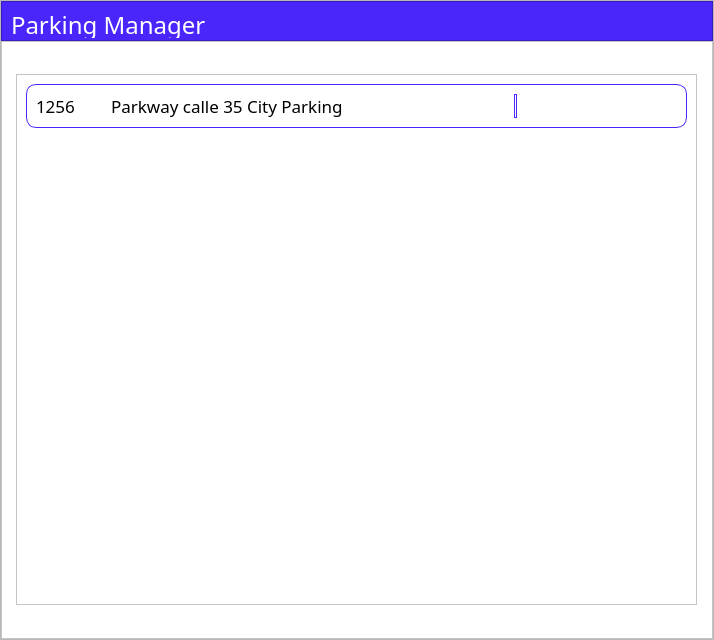
<?xml version="1.0" encoding="UTF-8"?>
<ui version="4.0">
 <class>Manager</class>
 <widget class="QMainWindow" name="Manager">
  <property name="windowModality">
   <enum>Qt::NonModal</enum>
  </property>
  <property name="geometry">
   <rect>
    <x>0</x>
    <y>0</y>
    <width>714</width>
    <height>640</height>
   </rect>
  </property>
  <property name="windowTitle">
   <string>MainWindow</string>
  </property>
  <property name="documentMode">
   <bool>false</bool>
  </property>
  <widget class="QWidget" name="central_frame">
   <layout class="QVBoxLayout" name="ly_central_frame">
    <property name="leftMargin">
     <number>0</number>
    </property>
    <property name="topMargin">
     <number>0</number>
    </property>
    <property name="rightMargin">
     <number>0</number>
    </property>
    <property name="bottomMargin">
     <number>0</number>
    </property>
    <item>
     <widget class="QFrame" name="base_frame">
      <property name="frameShape">
       <enum>QFrame::StyledPanel</enum>
      </property>
      <property name="frameShadow">
       <enum>QFrame::Raised</enum>
      </property>
      <layout class="QVBoxLayout" name="ly_base_frame" stretch="0,0">
       <property name="spacing">
        <number>0</number>
       </property>
       <property name="leftMargin">
        <number>0</number>
       </property>
       <property name="topMargin">
        <number>0</number>
       </property>
       <property name="rightMargin">
        <number>0</number>
       </property>
       <property name="bottomMargin">
        <number>0</number>
       </property>
       <item>
        <widget class="QFrame" name="top_frame">
         <property name="maximumSize">
          <size>
           <width>16777215</width>
           <height>40</height>
          </size>
         </property>
         <property name="styleSheet">
          <string notr="true">QFrame{
	background-color: rgb(74, 38, 253);
}

QPushButton{
	background-color: #4a26fd;
	border-radius:5px;
	border: 1px solid  #4a26fd

}

QPushButton:Hover{	
	background-color :#916eff
}</string>
         </property>
         <property name="frameShape">
          <enum>QFrame::StyledPanel</enum>
         </property>
         <property name="frameShadow">
          <enum>QFrame::Raised</enum>
         </property>
         <layout class="QHBoxLayout" name="ly_top_frame">
          <property name="spacing">
           <number>9</number>
          </property>
          <property name="bottomMargin">
           <number>2</number>
          </property>
          <item>
           <widget class="QLabel" name="lbl_title">
            <property name="font">
             <font>
              <family>FontAwesome</family>
              <pointsize>18</pointsize>
             </font>
            </property>
            <property name="styleSheet">
             <string notr="true">color: rgb(255, 255, 255);</string>
            </property>
            <property name="text">
             <string>Parking Manager</string>
            </property>
           </widget>
          </item>
          <item>
           <spacer name="spa_title">
            <property name="orientation">
             <enum>Qt::Horizontal</enum>
            </property>
            <property name="sizeHint" stdset="0">
             <size>
              <width>573</width>
              <height>17</height>
             </size>
            </property>
           </spacer>
          </item>
          <item>
           <widget class="QPushButton" name="btn_minimize">
            <property name="minimumSize">
             <size>
              <width>40</width>
              <height>0</height>
             </size>
            </property>
            <property name="text">
             <string/>
            </property>
            <property name="icon">
             <iconset>
              <normaloff>Icons/window-minimize-solid.svg</normaloff>Icons/window-minimize-solid.svg</iconset>
            </property>
            <property name="iconSize">
             <size>
              <width>20</width>
              <height>20</height>
             </size>
            </property>
           </widget>
          </item>
          <item>
           <widget class="QPushButton" name="btn_close">
            <property name="enabled">
             <bool>true</bool>
            </property>
            <property name="minimumSize">
             <size>
              <width>40</width>
              <height>0</height>
             </size>
            </property>
            <property name="text">
             <string/>
            </property>
            <property name="icon">
             <iconset>
              <normaloff>Icons/xmark-solid.svg</normaloff>Icons/xmark-solid.svg</iconset>
            </property>
            <property name="iconSize">
             <size>
              <width>20</width>
              <height>20</height>
             </size>
            </property>
           </widget>
          </item>
         </layout>
        </widget>
       </item>
       <item>
        <widget class="QFrame" name="main_frame">
         <property name="enabled">
          <bool>true</bool>
         </property>
         <property name="styleSheet">
          <string notr="true">background-color: rgb(255, 255, 255);</string>
         </property>
         <property name="frameShape">
          <enum>QFrame::StyledPanel</enum>
         </property>
         <property name="frameShadow">
          <enum>QFrame::Raised</enum>
         </property>
         <layout class="QGridLayout" name="ly_main_frame">
          <item row="0" column="0">
           <widget class="QScrollArea" name="scroll_area">
            <property name="minimumSize">
             <size>
              <width>681</width>
              <height>531</height>
             </size>
            </property>
            <property name="maximumSize">
             <size>
              <width>681</width>
              <height>531</height>
             </size>
            </property>
            <property name="styleSheet">
             <string notr="true"/>
            </property>
            <property name="widgetResizable">
             <bool>true</bool>
            </property>
            <widget class="QWidget" name="scroll_area_widget_contents">
             <property name="geometry">
              <rect>
               <x>0</x>
               <y>0</y>
               <width>679</width>
               <height>529</height>
              </rect>
             </property>
             <layout class="QFormLayout" name="ly_lots">
              <item row="0" column="0" colspan="2">
               <widget class="QFrame" name="lot_frame">
                <property name="minimumSize">
                 <size>
                  <width>100</width>
                  <height>40</height>
                 </size>
                </property>
                <property name="styleSheet">
                 <string notr="true">QFrame{
	border:1px solid #4a26fd;
	border-radius: 10px;
}

QPushButton{
	background-color: #ffffff;
	border-radius:5px;
	border: 1px solid  #ffffff

}

QPushButton:Hover{	
	border: 1px solid  #4a26fd;
}</string>
                </property>
                <property name="frameShape">
                 <enum>QFrame::NoFrame</enum>
                </property>
                <property name="frameShadow">
                 <enum>QFrame::Raised</enum>
                </property>
                <layout class="QHBoxLayout" name="ly_lot">
                 <item>
                  <widget class="QLabel" name="lbl_lot_id">
                   <property name="font">
                    <font>
                     <family>FontAwesome</family>
                     <pointsize>13</pointsize>
                    </font>
                   </property>
                   <property name="styleSheet">
                    <string notr="true">border:none</string>
                   </property>
                   <property name="text">
                    <string>1256</string>
                   </property>
                  </widget>
                 </item>
                 <item>
                  <spacer name="spa_lot_id">
                   <property name="orientation">
                    <enum>Qt::Horizontal</enum>
                   </property>
                   <property name="sizeType">
                    <enum>QSizePolicy::Fixed</enum>
                   </property>
                   <property name="sizeHint" stdset="0">
                    <size>
                     <width>30</width>
                     <height>20</height>
                    </size>
                   </property>
                  </spacer>
                 </item>
                 <item>
                  <widget class="QLabel" name="lbl_lot_name">
                   <property name="font">
                    <font>
                     <family>FontAwesome</family>
                     <pointsize>13</pointsize>
                    </font>
                   </property>
                   <property name="styleSheet">
                    <string notr="true">border:none</string>
                   </property>
                   <property name="text">
                    <string>Parkway calle 35 City Parking</string>
                   </property>
                  </widget>
                 </item>
                 <item>
                  <spacer name="spa_lot_name">
                   <property name="orientation">
                    <enum>Qt::Horizontal</enum>
                   </property>
                   <property name="sizeHint" stdset="0">
                    <size>
                     <width>100</width>
                     <height>20</height>
                    </size>
                   </property>
                  </spacer>
                 </item>
                 <item>
                  <widget class="QPushButton" name="btn_car_interface">
                   <property name="text">
                    <string/>
                   </property>
                   <property name="icon">
                    <iconset>
                     <normaloff>Icons/car-solid.svg</normaloff>Icons/car-solid.svg</iconset>
                   </property>
                  </widget>
                 </item>
                 <item>
                  <widget class="Line" name="line_separator">
                   <property name="orientation">
                    <enum>Qt::Vertical</enum>
                   </property>
                  </widget>
                 </item>
                 <item>
                  <widget class="QPushButton" name="btn_lot_view">
                   <property name="text">
                    <string/>
                   </property>
                   <property name="icon">
                    <iconset>
                     <normaloff>Icons/eye-solid.svg</normaloff>Icons/eye-solid.svg</iconset>
                   </property>
                  </widget>
                 </item>
                 <item>
                  <widget class="QPushButton" name="btn_lot_edit">
                   <property name="text">
                    <string/>
                   </property>
                   <property name="icon">
                    <iconset>
                     <normaloff>Icons/pen-to-square-solid.svg</normaloff>Icons/pen-to-square-solid.svg</iconset>
                   </property>
                  </widget>
                 </item>
                 <item>
                  <widget class="QPushButton" name="btn_lot_stats">
                   <property name="text">
                    <string/>
                   </property>
                   <property name="icon">
                    <iconset>
                     <normaloff>Icons/chart-line-solid.svg</normaloff>Icons/chart-line-solid.svg</iconset>
                   </property>
                  </widget>
                 </item>
                 <item>
                  <widget class="QPushButton" name="btn_lot_delete">
                   <property name="text">
                    <string/>
                   </property>
                   <property name="icon">
                    <iconset>
                     <normaloff>Icons/trash-solid.svg</normaloff>Icons/trash-solid.svg</iconset>
                   </property>
                  </widget>
                 </item>
                </layout>
               </widget>
              </item>
             </layout>
            </widget>
           </widget>
          </item>
         </layout>
        </widget>
       </item>
      </layout>
     </widget>
    </item>
   </layout>
  </widget>
 </widget>
 <resources/>
 <connections>
  <connection>
   <sender>btn_minimize</sender>
   <signal>clicked()</signal>
   <receiver>Manager</receiver>
   <slot>showMinimized()</slot>
   <hints>
    <hint type="sourcelabel">
     <x>629</x>
     <y>27</y>
    </hint>
    <hint type="destinationlabel">
     <x>473</x>
     <y>0</y>
    </hint>
   </hints>
  </connection>
  <connection>
   <sender>btn_close</sender>
   <signal>clicked()</signal>
   <receiver>Manager</receiver>
   <slot>close()</slot>
   <hints>
    <hint type="sourcelabel">
     <x>688</x>
     <y>21</y>
    </hint>
    <hint type="destinationlabel">
     <x>370</x>
     <y>-14</y>
    </hint>
   </hints>
  </connection>
 </connections>
</ui>
